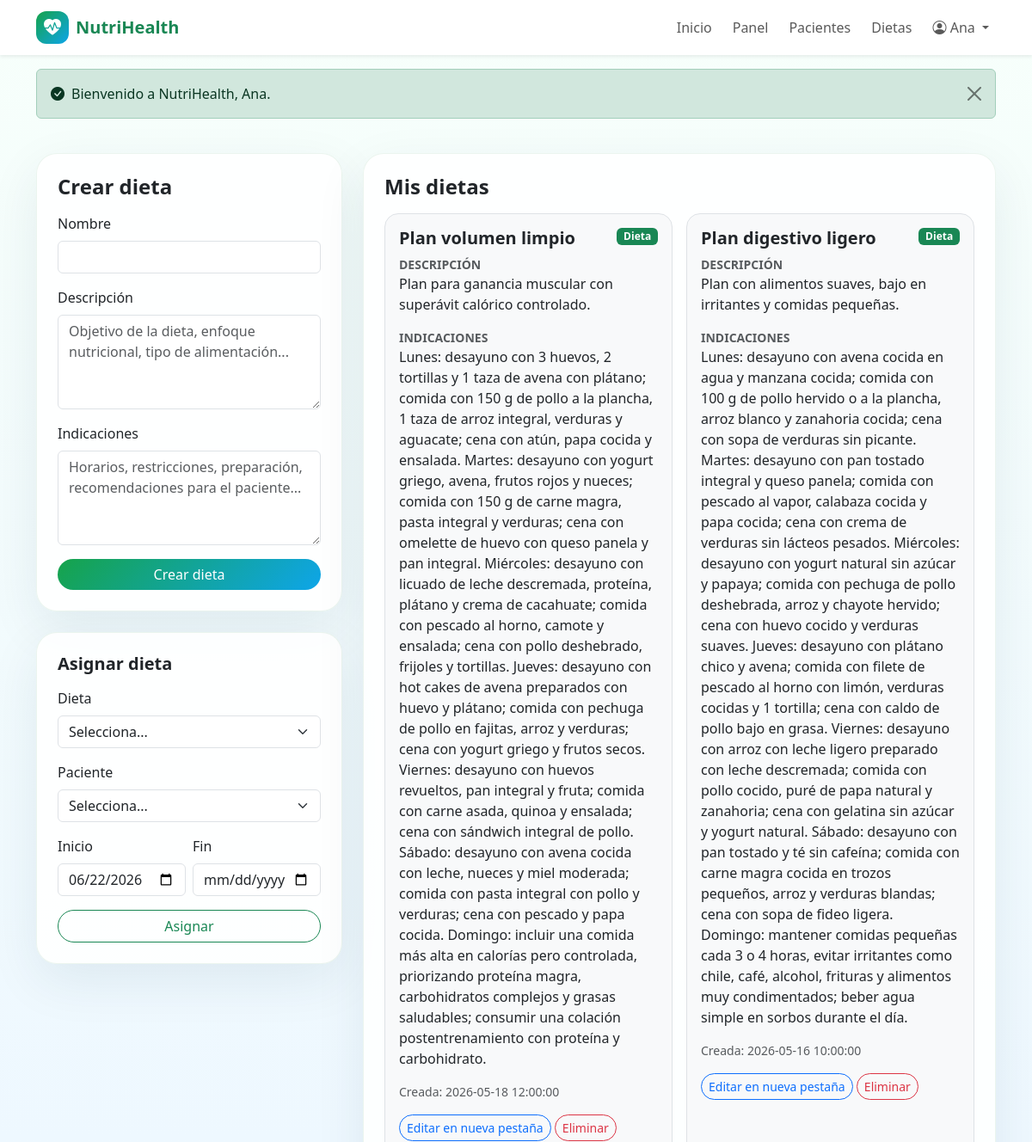
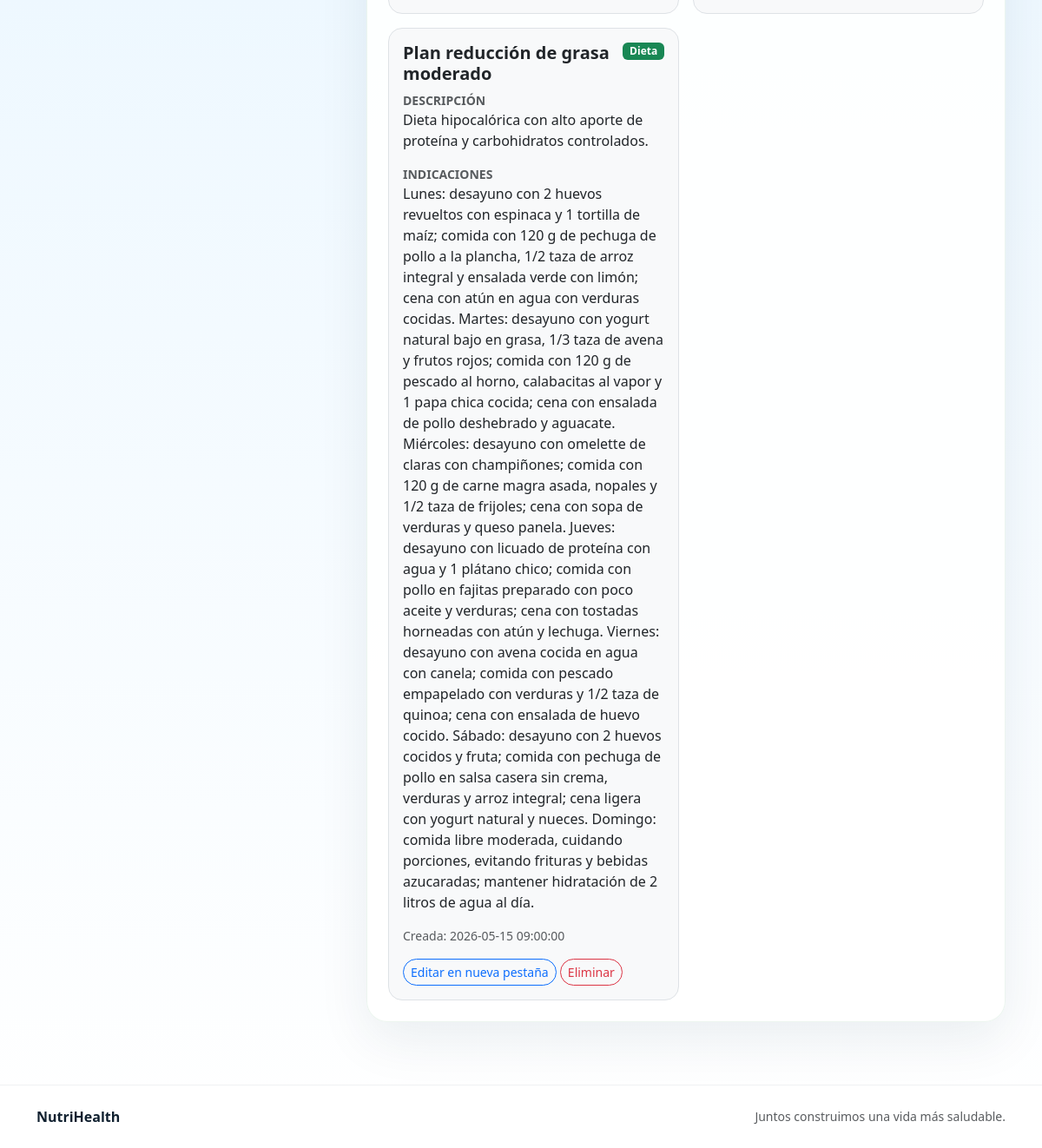
The page /pages/nutriologo/dietas.php (signed in) on the database its author committed (2 pictures, top to bottom).
### tables this page shows
CREATE TABLE dietas (
    id INT AUTO_INCREMENT PRIMARY KEY,
    nombre VARCHAR(100) NOT NULL,
    descripcion TEXT,
    indicaciones TEXT,
    nutriologo_id INT NOT NULL,
    fecha_creacion DATETIME DEFAULT CURRENT_TIMESTAMP,

    FOREIGN KEY (nutriologo_id) REFERENCES personas(id)
);

### includes/functions.php (called while the page is built, shortened)
<?php
require_once __DIR__ . '/../config/database.php';
function normalize_path_for_url(string $path): string
{
    $path = str_replace('\\', '/', $path);
    $parts = [];
    foreach (explode('/', $path) as $part) {
        if ($part === '' || $part === '.') {
            continue;
        }
        $parts[] = $part;
    }
    return implode('/', $parts);
}
function relative_url_from_current_script(string $targetPath): string
{
    $scriptFile = $_SERVER['SCRIPT_FILENAME'] ?? APP_ROOT . DIRECTORY_SEPARATOR . 'index.php';
    $scriptDir = normalize_path_for_url(dirname($scriptFile));
    $target = normalize_path_for_url(APP_ROOT . ($targetPath !== '' ? DIRECTORY_SEPARATOR . str_replace('/', DIRECTORY_SEPARATOR, $targetPath) : ''));
    $fromParts = $scriptDir === '' ? [] : explode('/', $scriptDir);
    $toParts = $target === '' ? [] : explode('/', $target);
    $i = 0;
    $max = min(count($fromParts), count($toParts));
    while ($i < $max && $fromParts[$i] === $toParts[$i]) {
        $i++;
    }
    $up = array_fill(0, count($fromParts) - $i, '..');
    $down = array_slice($toParts, $i);
    $relativeParts = array_merge($up, $down);
    return $relativeParts ? implode('/', $relativeParts) : '.';
}
function base_url(string $path = ''): string
{
    $path = ltrim($path, '/');
    preg_match('/^([^?#]*)([?#].*)?$/', $path, $matches);
    $cleanPath = $matches[1] ?? '';
    $suffix = $matches[2] ?? '';
    $relative = relative_url_from_current_script($cleanPath);
    if ($cleanPath === '') {
        return $relative === '.' ? './' : rtrim($relative, '/') . '/';
    }
    return $relative . $suffix;
}
function e(?string $value): string
{
    return htmlspecialchars($value ?? '', ENT_QUOTES, 'UTF-8');
}

### config/database.php (called while the page is built, shortened)
<?php
function db(): PDO
{
    static $pdo = null;
    if ($pdo === null) {
        $host = 'localhost';
        $database = 'sitio_salud';
        $user = 'root';
        $password = '';
        $charset = 'utf8mb4';
        $dsn = "mysql:host={$host};dbname={$database};charset={$charset}";
        $options = [
            PDO::ATTR_ERRMODE => PDO::ERRMODE_EXCEPTION,
            PDO::ATTR_DEFAULT_FETCH_MODE => PDO::FETCH_ASSOC,
            PDO::ATTR_EMULATE_PREPARES => false,
        ];
        $pdo = new PDO($dsn, $user, $password, $options);
    }
    return $pdo;
}

### pages/nutriologo/dietas.php (the view, shortened to what this page needs)
<?php
require_once __DIR__ . '/../../includes/functions.php';
$user = current_user();
$stmt = db()->prepare('SELECT * FROM dietas WHERE nutriologo_id = ? ORDER BY fecha_creacion DESC');
$stmt->execute([$user['id']]);
$dietas = $stmt->fetchAll();
require __DIR__ . '/../../includes/header.php';
?>
<section class="container py-4">
    <div class="row g-4">
        <div class="col-lg-4">
            <div class="card card-soft p-4 mb-4">
                <h1 class="h4 fw-bold mb-3">Crear dieta</h1>
                <form method="post" action="<?= base_url('actions/dieta_guardar.php') ?>">
                    <div class="mb-3">
                        <label class="form-label">Nombre</label>
                        <input name="nombre" class="form-control" required>
                    </div>
                    <div class="mb-3">
                        <label class="form-label">Descripción</label>
                        <textarea name="descripcion" class="form-control" rows="4" placeholder="Objetivo de la dieta, enfoque nutricional, tipo de alimentación..."></textarea>
                    </div>
                    <div class="mb-3">
                        <label class="form-label">Indicaciones</label>
                        <textarea name="indicaciones" class="form-control" rows="4" placeholder="Horarios, restricciones, preparación, recomendaciones para el paciente..."></textarea>
                    </div>
                    <button class="btn btn-nh rounded-pill w-100">Crear dieta</button>
                </form>
            </div>
            <div class="card card-soft p-4">
                <h2 class="h5 fw-bold mb-3">Asignar dieta</h2>
                <form method="post" action="<?= base_url('actions/dieta_asignar.php') ?>">
                    <div class="mb-3">
                        <label class="form-label">Dieta</label>
                        <select name="dieta_id" class="form-select" required>
                            <option value="">Selecciona...</option>
                        </select>
                    </div>
                    <div class="mb-3">
                        <label class="form-label">Paciente</label>
                        <select name="paciente_id" class="form-select" required>
                            <option value="">Selecciona...</option>
                        </select>
                    </div>
                    <div class="row g-2">
                        <div class="col-6 mb-3"><label class="form-label">Inicio</label><input type="date" name="fecha_inicio" class="form-control" value="<?= date('Y-m-d') ?>"></div>
                        <div class="col-6 mb-3"><label class="form-label">Fin</label><input type="date" name="fecha_fin" class="form-control"></div>
                    </div>
                    <button class="btn btn-outline-success rounded-pill w-100">Asignar</button>
                </form>
            </div>
        </div>
        <div class="col-lg-8">
            <div class="card card-soft p-4">
                <h2 class="h4 fw-bold mb-3">Mis dietas</h2>
                <div class="row g-3">
                    <?php foreach ($dietas as $d): ?>
                        <div class="col-md-6">
                            <div class="border rounded-4 p-3 bg-light h-100">
                                <div class="d-flex justify-content-between align-items-start gap-2 mb-2">
                                    <h5 class="fw-bold mb-0"><?= e($d['nombre']) ?></h5>
                                    <span class="badge text-bg-success">Dieta</span>
                                </div>
                                <div class="mb-3">
                                    <div class="small text-uppercase text-muted fw-bold">Descripción</div>
                                    <p class="mb-0"><?= nl2br(e($d['descripcion'] ?? 'Sin descripción')) ?></p>
                                </div>
                                <div class="mb-3">
                                    <div class="small text-uppercase text-muted fw-bold">Indicaciones</div>
                                    <p class="mb-0"><?= nl2br(e($d['indicaciones'] ?? 'Sin indicaciones')) ?></p>
                                </div>
                                <div class="small text-muted mb-3">Creada: <?= e($d['fecha_creacion']) ?></div>
                                <a class="btn btn-sm btn-outline-primary rounded-pill" target="_blank" rel="noopener" href="<?= base_url('pages/nutriologo/dieta_editar.php?id=' . (int)$d['id']) ?>">Editar en nueva pestaña</a>
                                <form class="d-inline" method="post" action="<?= base_url('actions/dieta_eliminar.php') ?>" onsubmit="return confirm('¿Eliminar dieta?')">
                                    <button class="btn btn-sm btn-outline-danger rounded-pill">Eliminar</button>
                                </form>
                            </div>
                        </div>
                    <?php endforeach; ?>
                </div>
            </div>
        </div>
    </div>
</section>
<?php require __DIR__ . '/../../includes/footer.php'; ?>

### assets/css/style.css (style rules this page uses)
:root { --nh-green: #16a34a; --nh-green-dark: #0f7a37; --nh-blue: #0ea5e9; --nh-blue-dark: #0369a1; --nh-soft: #f4fbf7; --nh-text: #10202f; }
body { min-height: 100vh; background: linear-gradient(180deg, #f7fffb 0%, #eef8ff 50%, #ffffff 100%); color: var(--nh-text); }
.btn-nh { background: linear-gradient(135deg, var(--nh-green), var(--nh-blue)); border: none; color: #fff; }
.card-soft { background: rgba(255, 255, 255, .88); border: 1px solid rgba(15, 122, 55, .08); box-shadow: 0 20px 60px rgba(2, 47, 74, .08); border-radius: 24px; }

### rows shown on the page
dietas: nombre "Plan volumen limpio", descripcion "Plan para ganancia muscular con superávit calórico controlado.", indicaciones "Lunes: desayuno con 3 huevos, 2 tortillas y 1 taza de avena con plátano; comida con 150 g de pollo a la plancha, 1 taza de arroz integral, verduras y aguacate; cena con atún, papa cocida y ensalada. Martes: desayuno con yogurt griego, avena, frutos rojos y nueces; comida con 150 g de carne magra, pasta integral y verduras; cena con omelette de huevo con queso panela y pan integral. Miércoles: desayuno con licuado de leche descremada, proteína, plátano y crema de cacahuate; comida con pescado al horno, camote y ensalada; cena con pollo deshebrado, frijoles y tortillas. Jueves: desayuno con hot cakes de avena preparados con huevo y plátano; comida con pechuga de pollo en fajitas, arroz y…", fecha_creacion "2026-05-18 12:00:00"
dietas: nombre "Plan digestivo ligero", descripcion "Plan con alimentos suaves, bajo en irritantes y comidas pequeñas.", indicaciones "Lunes: desayuno con avena cocida en agua y manzana cocida; comida con 100 g de pollo hervido o a la plancha, arroz blanco y zanahoria cocida; cena con sopa de verduras sin picante. Martes: desayuno con pan tostado integral y queso panela; comida con pescado al vapor, calabaza cocida y papa cocida; cena con crema de verduras sin lácteos pesados. Miércoles: desayuno con yogurt natural sin azúcar y papaya; comida con pechuga de pollo deshebrada, arroz y chayote hervido; cena con huevo cocido y verduras suaves. Jueves: desayuno con plátano chico y avena; comida con filete de pescado al horno con limón, verduras cocidas y 1 tortilla; cena con caldo de pollo bajo en grasa. Viernes: desayuno con…", fecha_creacion "2026-05-16 10:00:00"
dietas: nombre "Plan reducción de grasa moderado", descripcion "Dieta hipocalórica con alto aporte de proteína y carbohidratos controlados.", indicaciones "Lunes: desayuno con 2 huevos revueltos con espinaca y 1 tortilla de maíz; comida con 120 g de pechuga de pollo a la plancha, 1/2 taza de arroz integral y ensalada verde con limón; cena con atún en agua con verduras cocidas. Martes: desayuno con yogurt natural bajo en grasa, 1/3 taza de avena y frutos rojos; comida con 120 g de pescado al horno, calabacitas al vapor y 1 papa chica cocida; cena con ensalada de pollo deshebrado y aguacate. Miércoles: desayuno con omelette de claras con champiñones; comida con 120 g de carne magra asada, nopales y 1/2 taza de frijoles; cena con sopa de verduras y queso panela. Jueves: desayuno con licuado de proteína con agua y 1 plátano chico; comida con pollo…", fecha_creacion "2026-05-15 09:00:00"

### other values the page prints
$user['nombre'] "Ana"
$message "Bienvenido a NutriHealth, Ana."
